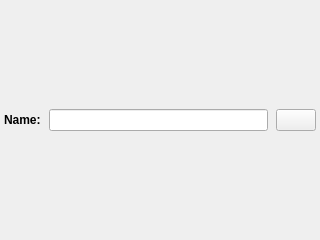
<?xml version="1.0" encoding="UTF-8"?>
<ui version="4.0">
 <class>CellmlModelRepositoryWindow</class>
 <widget class="QDockWidget" name="CellmlModelRepositoryWindow">
  <property name="geometry">
   <rect>
    <x>0</x>
    <y>0</y>
    <width>320</width>
    <height>240</height>
   </rect>
  </property>
  <property name="windowTitle">
   <string>CellML Model Repository</string>
  </property>
  <widget class="QWidget" name="dockWidgetContents">
   <layout class="QVBoxLayout" name="verticalLayout">
    <property name="spacing">
     <number>0</number>
    </property>
    <property name="margin">
     <number>0</number>
    </property>
    <item>
     <layout class="QHBoxLayout" name="horizontalLayout">
      <property name="spacing">
       <number>8</number>
      </property>
      <property name="margin">
       <number>4</number>
      </property>
      <item>
       <widget class="QLabel" name="nameLabel">
        <property name="font">
         <font>
          <weight>75</weight>
          <bold>true</bold>
         </font>
        </property>
        <property name="text">
         <string>Name:</string>
        </property>
       </widget>
      </item>
      <item>
       <widget class="QLineEdit" name="nameValue"/>
      </item>
      <item>
       <widget class="QPushButton" name="reloadButton">
        <property name="toolTip">
         <string>Reload</string>
        </property>
        <property name="statusTip">
         <string>Reload the list of CellML models</string>
        </property>
        <property name="text">
         <string/>
        </property>
        <property name="icon">
         <iconset resource="../res/CellMLModelRepository.qrc">
          <normaloff>:/oxygen/actions/view-refresh.png</normaloff>:/oxygen/actions/view-refresh.png</iconset>
        </property>
        <property name="iconSize">
         <size>
          <width>16</width>
          <height>16</height>
         </size>
        </property>
       </widget>
      </item>
     </layout>
    </item>
   </layout>
  </widget>
  <action name="actionCopy">
   <property name="icon">
    <iconset resource="../../../application/Core/res/Core.qrc">
     <normaloff>:/oxygen/actions/edit-copy.png</normaloff>:/oxygen/actions/edit-copy.png</iconset>
   </property>
   <property name="text">
    <string>&amp;Copy</string>
   </property>
   <property name="statusTip">
    <string>Copy the selection to the clipboard</string>
   </property>
  </action>
 </widget>
 <resources>
  <include location="../../../application/Core/res/Core.qrc"/>
  <include location="../res/CellMLModelRepository.qrc"/>
 </resources>
 <connections/>
</ui>
